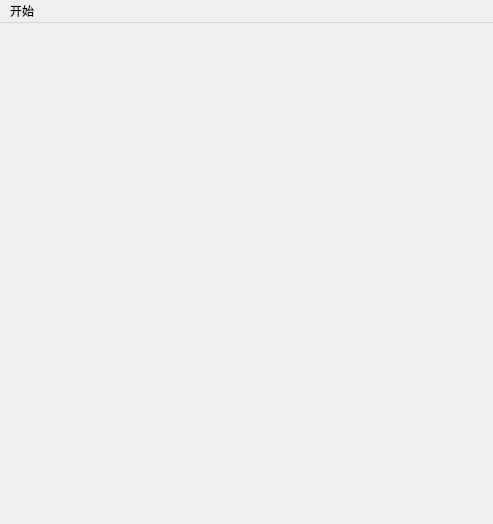
<?xml version="1.0" encoding="UTF-8"?>
<ui version="4.0">
 <class>MainScene</class>
 <widget class="QMainWindow" name="MainScene">
  <property name="geometry">
   <rect>
    <x>0</x>
    <y>0</y>
    <width>493</width>
    <height>524</height>
   </rect>
  </property>
  <property name="windowTitle">
   <string>MainScene</string>
  </property>
  <widget class="QWidget" name="centralwidget"/>
  <widget class="QMenuBar" name="menubar">
   <property name="geometry">
    <rect>
     <x>0</x>
     <y>0</y>
     <width>493</width>
     <height>26</height>
    </rect>
   </property>
   <widget class="QMenu" name="menu">
    <property name="title">
     <string>开始</string>
    </property>
    <addaction name="actionquit"/>
   </widget>
   <addaction name="menu"/>
  </widget>
  <action name="actionquit">
   <property name="text">
    <string>退出</string>
   </property>
  </action>
 </widget>
 <resources/>
 <connections/>
</ui>
